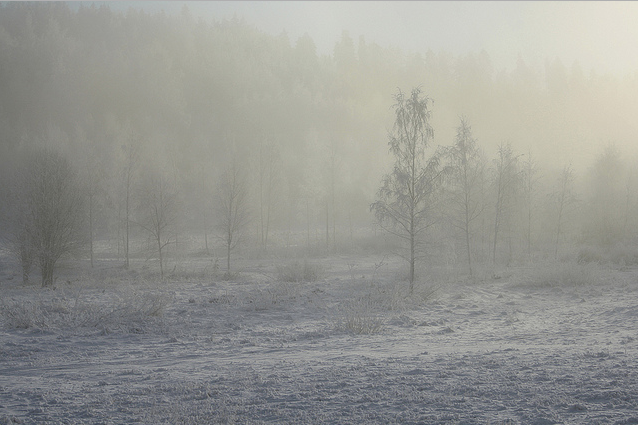
#> input picture forest.png, 638 x 425 px
$ python exp13.py   (older library calls are emulated)
#> lines starting #> are read from the running program, lines starting #| are printed output that depends on the picture
import cv2
import numpy as np
import matplotlib.pyplot as plt

def roberts_cross_edge_detection(image_path, output_path):
    # Read the image in grayscale
#> called with image_path = 'forest.png', output_path = 'roberts_edge_detected_image.jpg'
    image = cv2.imread(image_path, cv2.IMREAD_GRAYSCALE)
#> image: shape (425, 638); min 49, max 228, mean 149.4

    if image is None:
        print(f"Failed to read the image from {image_path}")
        return

    # Define the Roberts cross operator kernels
    kernel_x = np.array([[1, 0], [0, -1]], dtype=int)
    kernel_y = np.array([[0, 1], [-1, 0]], dtype=int)

    # Apply the kernels to the image
    roberts_x = cv2.filter2D(image, cv2.CV_64F, kernel_x)
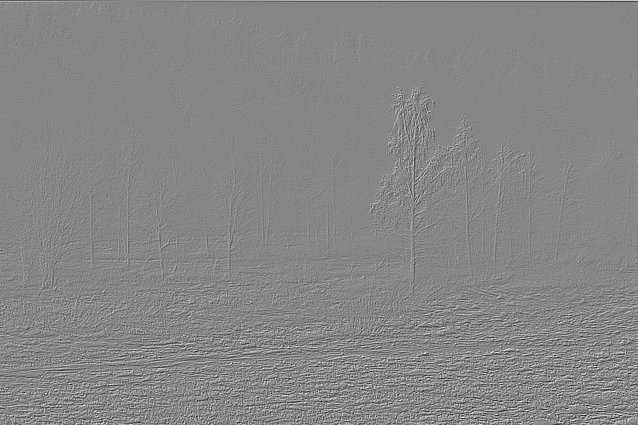
#> roberts_x: shape (425, 638) float64; min -96, max 85, mean 0.1; drawn with min black and max white
    roberts_y = cv2.filter2D(image, cv2.CV_64F, kernel_y)
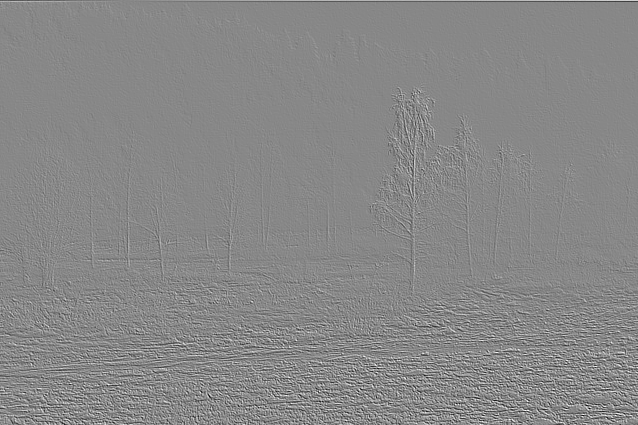
#> roberts_y: shape (425, 638) float64; min -93, max 82, mean 0.3; drawn with min black and max white

    # Compute the magnitude of the gradient
    magnitude = np.sqrt(roberts_x**2 + roberts_y**2)
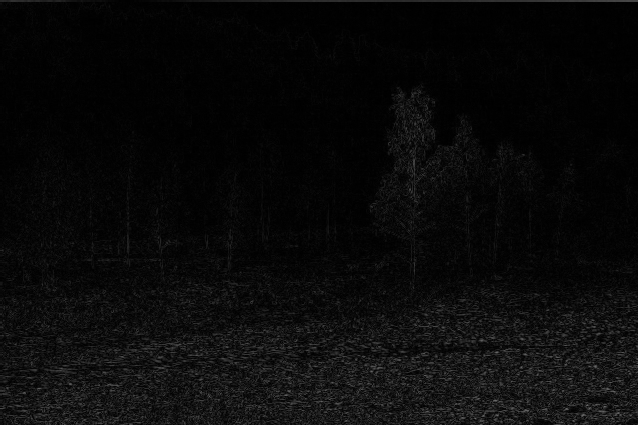
#> magnitude: shape (425, 638) float64; min 0, max 106.1, mean 10.2
    magnitude = np.uint8(np.absolute(magnitude))

    # Save the Roberts edge-detected image
    cv2.imwrite(output_path, magnitude)
    print(f"Roberts edge-detected image saved as {output_path}")

    # Plot the original and Roberts edge-detected images
    plt.figure(figsize=(12, 6))

    plt.subplot(1, 2, 1)
    plt.imshow(image, cmap='gray')
    plt.title('Original Image')
    plt.axis('off')

    plt.subplot(1, 2, 2)
    plt.imshow(magnitude, cmap='gray')
    plt.title('Roberts Edge Detected Image')
    plt.axis('off')

    plt.show()
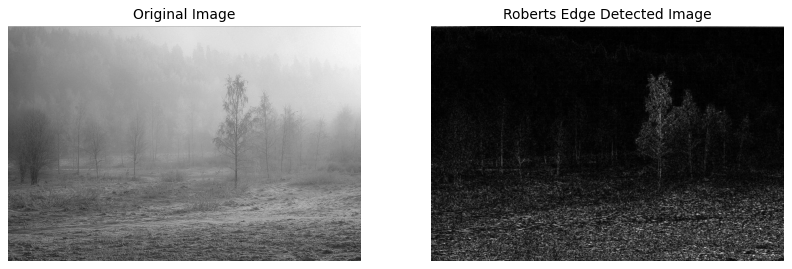
#> figure drawn by matplotlib, 2 panels

    # Display the images
    cv2.imshow('Original Image', image)
    cv2.imshow('Roberts Edge Detected Image', magnitude)
    cv2.waitKey(0)
    cv2.destroyAllWindows()

# Example usage
input_image_path = 'forest.png'
output_image_path = 'roberts_edge_detected_image.jpg'

roberts_cross_edge_detection(input_image_path, output_image_path)

$ run again, with apple.jpeg saved as forest.png
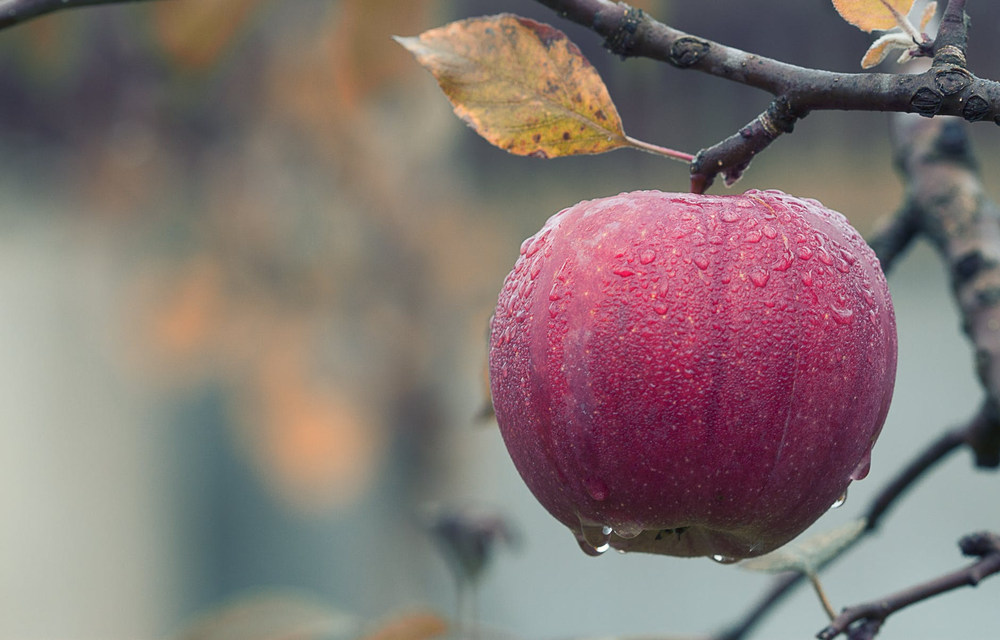
#> input picture apple.jpeg, 1000 x 640 px, shrunk from 1880 x 1204 before the run
#> in roberts_cross_edge_detection, `magnitude = np.sqrt(roberts_x**2 + roberts_y**2)`:
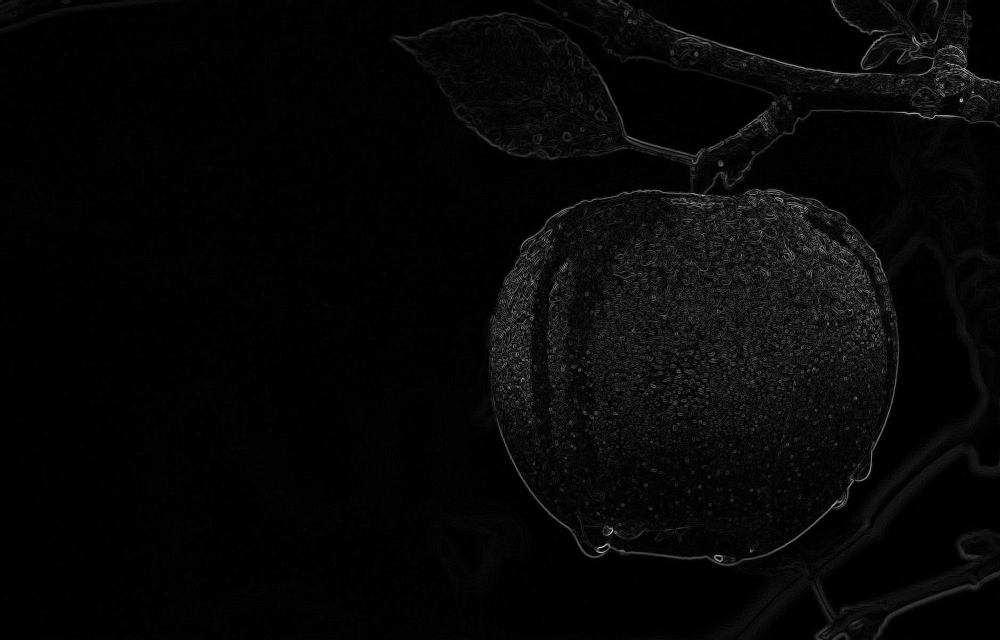
#> magnitude: shape (640, 1000) float64; min 0, max 206.3, mean 7
#> in roberts_cross_edge_detection, `plt.show()`:
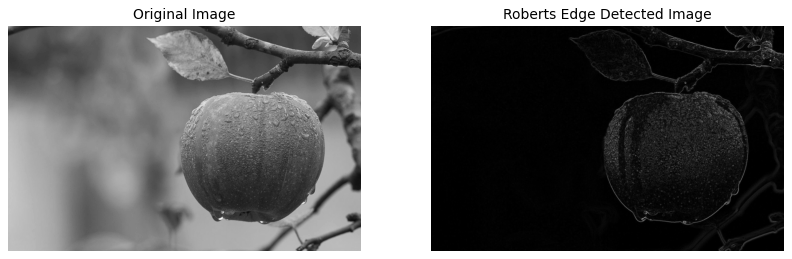
#> figure drawn by matplotlib, 2 panels
